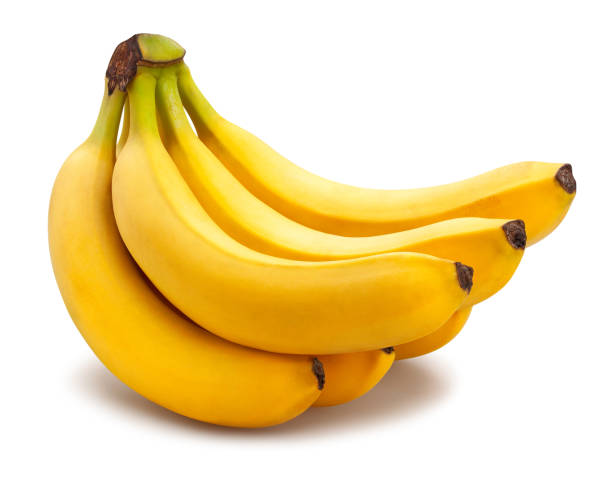
#> input picture imagenes/pruebas/banana-ejemplo.jpg, 612 x 480 px
$ jupyter execute --allow-errors Modulo2.ipynb   (shell and % lines are left out)   (older library calls are emulated)
#> lines starting #> are read from the running program, lines starting #| are printed output that depends on the picture; after the words box and inside, x2 and y2 are one past the last pixel; in counts of white or black regions, pixels touching at a corner belong together
### apuntes/funciones_auxiliares/aux_01.py
import pandas as pd
import plotly.express as px
import plotly.figure_factory as ff
import matplotlib.pyplot as plt


# [39 lines left out: functions img_gray_plot, img_rgb_plot, not called in this run]

def show_img (img):
    plt.imshow(img)
    return plt.show()

### apuntes/Modulo2.ipynb
# 1. Librerias y Funciones

#### 1.1. Librerias

[cell 1]
import cv2
# print("OpenCV version:", cv2.__version__)
import tensorflow as tf
# print("TensorFlow version:", tf.__version__)

# Para rellenar los huevos dentros de las imagenes
from scipy import ndimage

import sklearn
# print("Sklearn version:", sklearn.__version__)
import skimage
# print("Skimage version:", skimage.__version__)
import numpy as np
# print("Numpy version:", np.__version__)
import pandas as pd
# print("Pandas version:", pd.__version__)

import matplotlib.pyplot as plt
import plotly.figure_factory as ff

import plotly.express as px
import seaborn as sns

import cufflinks as cf

#### 1.2. Funciones Auxiliares

[cell 2]
from funciones_auxiliares.aux_01 import img_rgb_plot, img_gray_plot, show_img

# 2. Procesamiento de Imagenes

### 2.1. Cargando Imagenes

[cell 3]
img = cv2.imread("../imagenes/pruebas/banana-ejemplo.jpg") # importamos la foto en matriz de RGB
#> img is the input picture: shape (480, 612, 3); mean B, G, R 164.9, 219.1, 241.6
show_img(img)

[cell 4]
hsv = cv2.cvtColor(img, cv2.COLOR_BGR2HSV)
#> hsv: shape (480, 612, 3); mean H, S, V 10.2, 86.9, 241.6
show_img(hsv)

[cell 5]
img_gray = cv2.cvtColor(img,cv2.COLOR_BGR2GRAY)
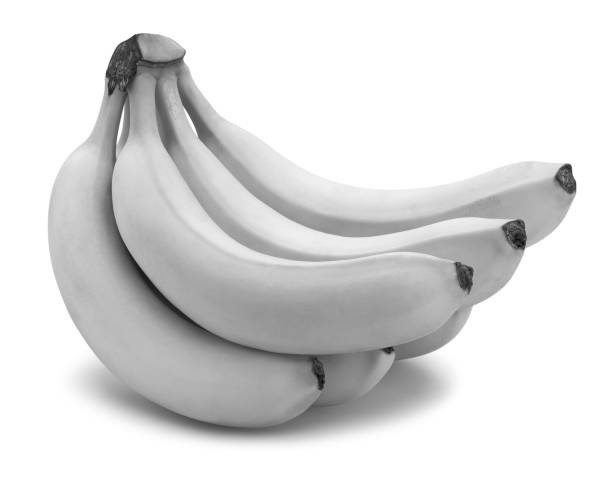
#> img_gray: shape (480, 612); min 7, max 255, mean 219.6
show_img(img_gray)

### 2.2. Algoritmo de OTSU para recordar objeto de una imagen

[cell 6]
# aahora hallamos el valor del umbral mendiante el metodo de OTSU que ya viene implementado en el cv2
umbral,_=cv2.threshold(img_gray,0,255,cv2.THRESH_OTSU)
#> umbral = 204
umbral
#> Out = 204

[cell 7]
binary = np.uint8(img_gray<umbral)*255 # si un valor es mejor que 200 me dara 1. lo multiplico por 255 para hacer una imagen de contraste en clave de dos valores lo que no me darra 0
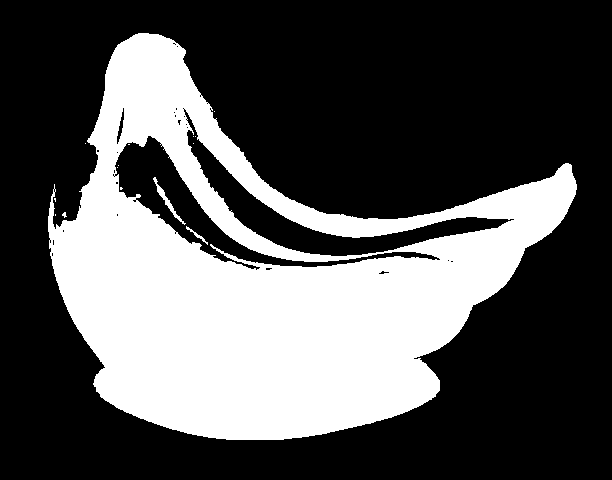
#> binary: shape (480, 612); 33.3% white; 15 white regions (12 under 20 px), largest, box (x1, y1, x2, y2) and area: (48, 33, 577, 440) 97375, (153, 177, 186, 225) 210, (186, 226, 208, 245) 66
print(umbral)
#| 204.0
show_img(binary)

[cell 8]
img2 = cv2.imread("../imagenes/matriculas/placa1.jpg") # importamos la foto en matriz de RGB
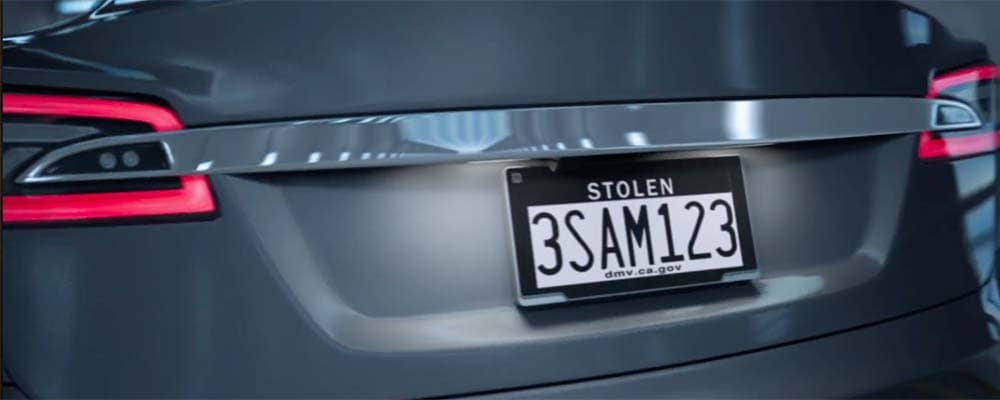
#> input picture imagenes/matriculas/placa1.jpg, 1000 x 400 px
#> img2 is the input picture: shape (400, 1000, 3); mean B, G, R 91.8, 75.5, 66.5
show_img(img2)

img2_gray = cv2.cvtColor(img2,cv2.COLOR_BGR2GRAY) # Pasamos la imgaen a blanco y negro en scala de grises
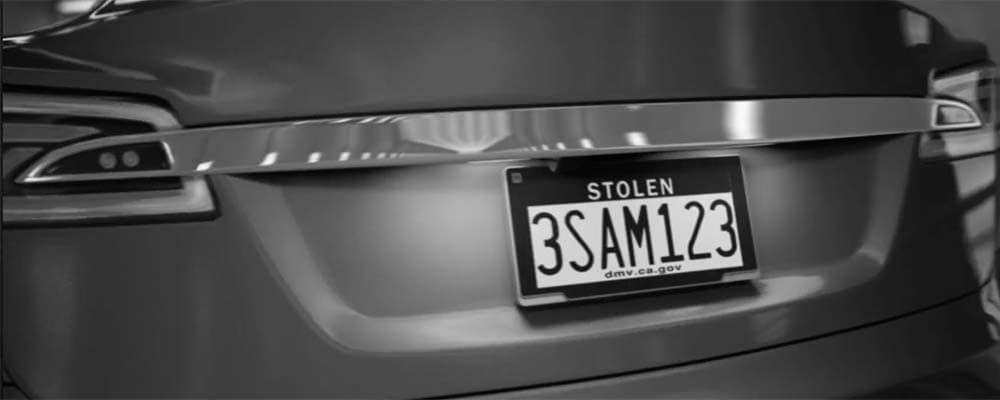
#> img2_gray: shape (400, 1000); min 0, max 253, mean 74.7
show_img(img2_gray)

umbral,_=cv2.threshold(img2_gray,0,255,cv2.THRESH_OTSU)
#> umbral = 97
print(umbral)
#| 97.0

binary = np.uint8(img2_gray<umbral)*255
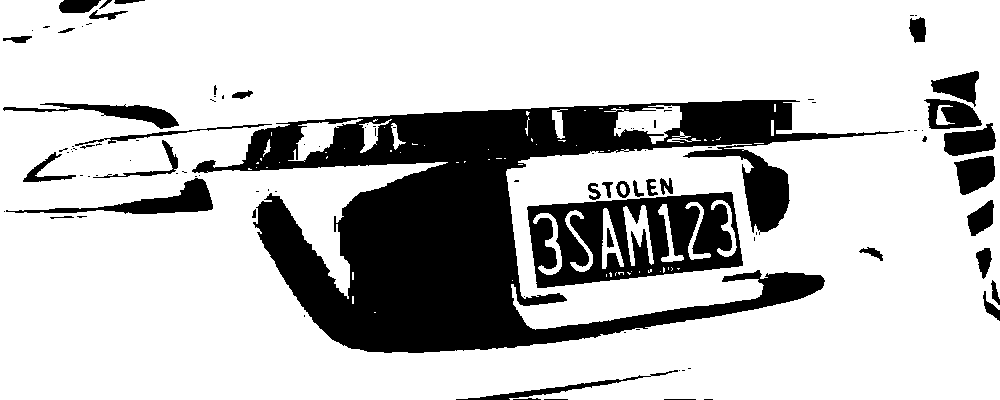
#> binary: shape (400, 1000); 76.7% white; 103 black regions (63 under 20 px), largest, box (x1, y1, x2, y2) and area: (192, 100, 904, 353) 66882, (527, 192, 743, 288) 12528, (6, 178, 213, 214) 2135
# si un valor es mejor que 200 me dara 1. lo multiplico por 255 para hacer una imagen de contraste en clave de dos valores lo que no me darra 0
show_img(binary)

[cell 9]
rojo = img2[:,:,0].flatten()
verde = img2[:,:,1].flatten()
azul = img2[:,:,2].flatten()

plt.hist(rojo,bins=1000,histtype='stepfilled',color='red')
plt.hist(verde,bins=1000,histtype='stepfilled',color='green')
plt.hist(azul,bins=1000,histtype='stepfilled',color='blue')

plt.show()
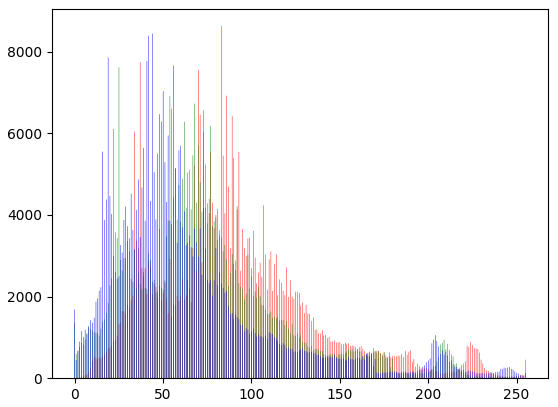
#> figure drawn by matplotlib, 1 panel
